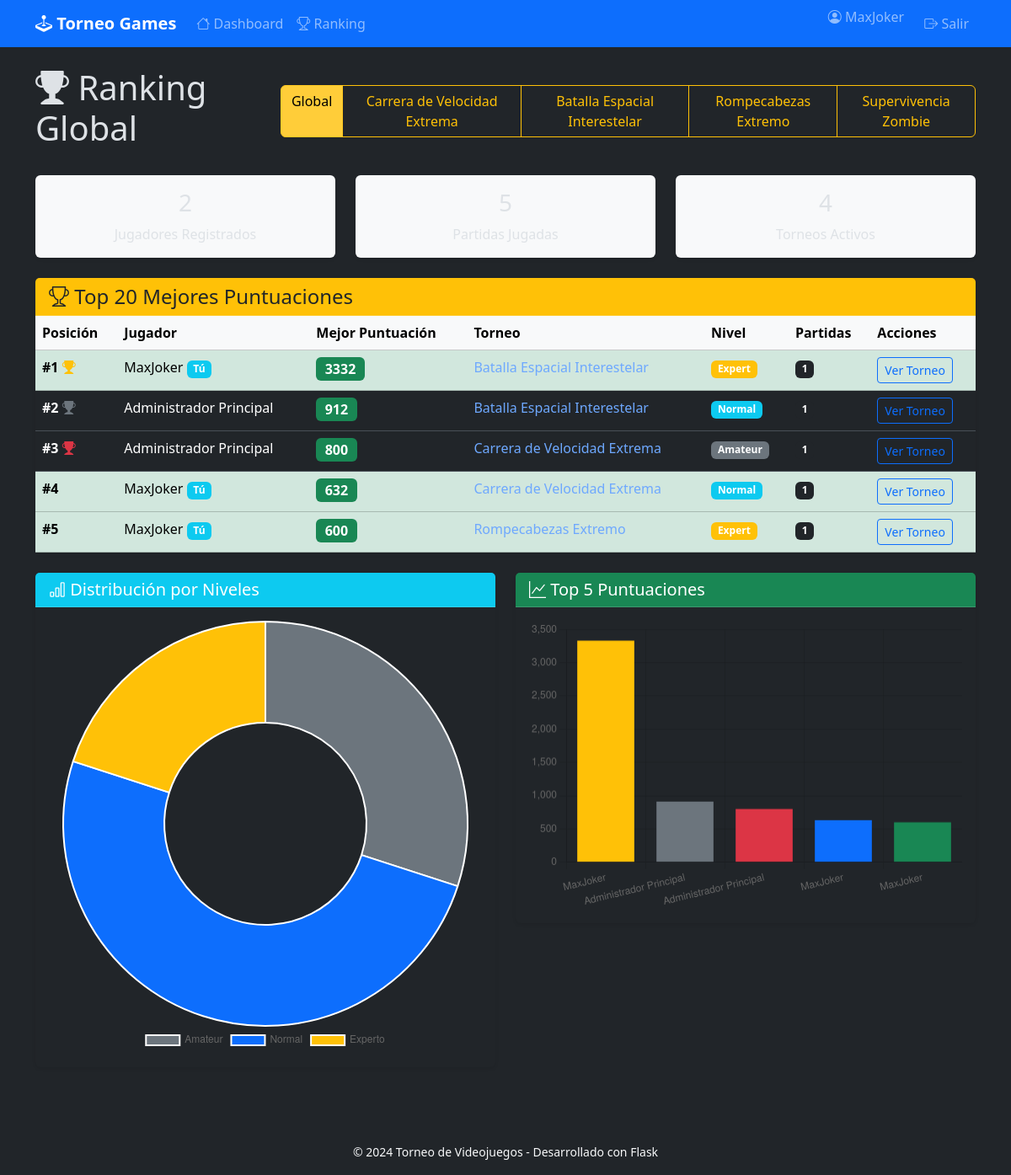
The page /ranking (signed in) on the database its author committed.
### app/models.py (models this page shows, shortened)
class Usuario(db.Model, UserMixin):
    id = db.Column(db.Integer, primary_key=True)
    email = db.Column(db.String(100), unique=True, nullable=False)
    password = db.Column(db.String(200), nullable=False)
    nombre = db.Column(db.String(100), nullable=False)
    es_admin = db.Column(db.Boolean, default=False)
    fecha_registro = db.Column(db.DateTime, default=datetime.utcnow)  # Cambiado a utcnow
    participaciones = db.relationship('Participante', backref='usuario', lazy=True, cascade='all, delete-orphan')

class Juego(db.Model):
    id = db.Column(db.Integer, primary_key=True)
    nombre = db.Column(db.String(100), nullable=False)
    descripcion = db.Column(db.Text)
    fecha_creacion = db.Column(db.DateTime, default=datetime.utcnow)
    activo = db.Column(db.Boolean, default=True)
    participantes = db.relationship('Participante', backref='juego', lazy=True, cascade='all, delete-orphan')
    partidas = db.relationship('Partida', backref='juego', lazy=True, cascade='all, delete-orphan')

### app/routes.py (the view)
@main.route('/ranking')
@login_required
def ranking_global():
    ranking = db.session.query(
        Usuario.id.label('usuario_id'),
        Usuario.nombre,
        db.func.max(Partida.puntuacion).label('mejor_puntuacion'),
        Juego.nombre.label('juego_nombre'),
        Juego.id.label('juego_id'),
        Participante.nivel,
        db.func.count(Partida.id).label('total_partidas')
    ).join(Participante, Participante.usuario_id == Usuario.id) \
        .join(Partida, Partida.participante_id == Participante.id) \
        .join(Juego, Juego.id == Partida.juego_id) \
        .group_by(Usuario.id, Juego.id) \
        .order_by(db.desc('mejor_puntuacion')) \
        .limit(20).all()
    total_jugadores = Usuario.query.count()
    total_partidas = Partida.query.count()
    juegos_activos_list = Juego.query.filter_by(activo=True).all()
    return render_template('ranking.html',
                           ranking=ranking,
                           total_jugadores=total_jugadores,
                           total_partidas=total_partidas,
                           juegos_activos=len(juegos_activos_list),
                           juegos_activos_list=juegos_activos_list)

### app/templates/ranking.html (shortened to what this page needs)
{% extends "base.html" %}
{% block content %}
<div class="d-flex justify-content-between align-items-center mb-4">
    <h1><i class="bi bi-trophy-fill"></i> Ranking Global</h1>
    <div class="btn-group">
        <a href="{{ url_for('main.ranking_global') }}" class="btn btn-warning active">Global</a>
        {% for juego in juegos_activos_list %}
        <a href="{{ url_for('main.ranking_juego', juego_id=juego.id) }}" class="btn btn-outline-warning">
            {{ juego.nombre }}
        </a>
        {% endfor %}
    </div>
</div>
<div class="row mb-4">
    <div class="col-md-4">
        <div class="card bg-light">
            <div class="card-body text-center">
                <h3>{{ total_jugadores }}</h3>
                <p class="mb-0">Jugadores Registrados</p>
            </div>
        </div>
    </div>
    <div class="col-md-4">
        <div class="card bg-light">
            <div class="card-body text-center">
                <h3>{{ total_partidas }}</h3>
                <p class="mb-0">Partidas Jugadas</p>
            </div>
        </div>
    </div>
    <div class="col-md-4">
        <div class="card bg-light">
            <div class="card-body text-center">
                <h3>{{ juegos_activos }}</h3>
                <p class="mb-0">Torneos Activos</p>
            </div>
        </div>
    </div>
</div>
<div class="card">
    <div class="card-header bg-warning text-dark">
        <h4 class="mb-0"><i class="bi bi-trophy"></i> Top 20 Mejores Puntuaciones</h4>
    </div>
    <div class="card-body p-0">
        {% if ranking %}
        <div class="table-responsive">
            <table class="table table-hover mb-0">
                <thead class="table-light">
                    <tr>
                        <th>Posición</th>
                        <th>Jugador</th>
                        <th>Mejor Puntuación</th>
                        <th>Torneo</th>
                        <th>Nivel</th>
                        <th>Partidas</th>
                        <th>Acciones</th>
                    </tr>
                </thead>
                <tbody>
                    {% for item in ranking %}
                    <tr class="{% if item.usuario_id == current_user.id %}table-success{% endif %}
                               {% if loop.index <= 3 %}ranking-top-{{ loop.index }}{% endif %}">
                        <td>
                            <strong>#{{ loop.index }}</strong>
                            {% if loop.index == 1 %}
                            <i class="bi bi-trophy-fill text-warning"></i>
                            {% elif loop.index == 2 %}
                            <i class="bi bi-trophy-fill text-secondary"></i>
                            {% elif loop.index == 3 %}
                            <i class="bi bi-trophy-fill text-danger"></i>
                            {% endif %}
                        </td>
                        <td>
                            {{ item.nombre }}
                            {% if item.usuario_id == current_user.id %}
                            <span class="badge bg-info">Tú</span>
                            {% endif %}
                        </td>
                        <td>
                            <span class="badge bg-success fs-6">{{ item.mejor_puntuacion }}</span>
                        </td>
                        <td>
                            <a href="{{ url_for('main.detalle_juego', juego_id=item.juego_id) }}"
                               class="text-decoration-none">
                                {{ item.juego_nombre }}
                            </a>
                        </td>
                        <td>
                            <span class="badge bg-{{ 'warning' if item.nivel == 'expert' else 'info' if item.nivel == 'normal' else 'secondary' }}">
                                {{ item.nivel|title }}
                            </span>
                        </td>
                        <td>
                            <span class="badge bg-dark">{{ item.total_partidas }}</span>
                        </td>
                        <td>
                            <a href="{{ url_for('main.ranking_juego', juego_id=item.juego_id) }}"
                               class="btn btn-sm btn-outline-primary">
                                Ver Torneo
                            </a>
                        </td>
                    </tr>
                    {% endfor %}
                </tbody>
            </table>
        </div>
        {% endif %}
    </div>
</div>
<div class="row mt-4">
    <div class="col-md-6">
        <div class="card">
            <div class="card-header bg-info text-white">
                <h5 class="mb-0"><i class="bi bi-bar-chart"></i> Distribución por Niveles</h5>
            </div>
            <div class="card-body">
                <canvas id="nivelesChart" height="200"></canvas>
            </div>
        </div>
    </div>
    <div class="col-md-6">
        <div class="card">
            <div class="card-header bg-success text-white">
                <h5 class="mb-0"><i class="bi bi-graph-up"></i> Top 5 Puntuaciones</h5>
            </div>
            <div class="card-body">
                <canvas id="topPuntuacionesChart" height="200"></canvas>
            </div>
        </div>
    </div>
</div>
{% endblock %}
{% block scripts %}
<script>
document.addEventListener('DOMContentLoaded', function() {
    // Datos para gráficas (simulados - en producción vendrían de la API)
    const nivelesData = {
        labels: ['Amateur', 'Normal', 'Experto'],
        datasets: [{
            data: [30, 50, 20],
            backgroundColor: ['#6c757d', '#0d6efd', '#ffc107']
        }]
    };
    const topPuntuacionesData = {
        labels: ['{{ ranking[0].nombre if ranking else "" }}', '{{ ranking[1].nombre if ranking|length > 1 else "" }}', '{{ ranking[2].nombre if ranking|length > 2 else "" }}', '{{ ranking[3].nombre if ranking|length > 3 else "" }}', '{{ ranking[4].nombre if ranking|length > 4 else "" }}'],
        datasets: [{
            label: 'Puntuación',
            data: [
                {{ ranking[0].mejor_puntuacion if ranking else 0 }},
                {{ ranking[1].mejor_puntuacion if ranking|length > 1 else 0 }},
                {{ ranking[2].mejor_puntuacion if ranking|length > 2 else 0 }},
                {{ ranking[3].mejor_puntuacion if ranking|length > 3 else 0 }},
                {{ ranking[4].mejor_puntuacion if ranking|length > 4 else 0 }}
            ],
            backgroundColor: ['#ffc107', '#6c757d', '#dc3545', '#0d6efd', '#198754']
        }]
    };
    // Gráfica de niveles
    const nivelesCtx = document.getElementById('nivelesChart');
    if (nivelesCtx) {
        new Chart(nivelesCtx, {
            type: 'doughnut',
            data: nivelesData,
            options: {
                responsive: true,
                plugins: {
                    legend: {
                        position: 'bottom'
                    }
                }
            }
        });
    }
    // Gráfica de top puntuaciones
    const topCtx = document.getElementById('topPuntuacionesChart');
    if (topCtx) {
        new Chart(topCtx, {
            type: 'bar',
            data: topPuntuacionesData,
            options: {
                responsive: true,
                plugins: {
                    legend: {
                        display: false
                    }
                },
                scales: {
                    y: {
                        beginAtZero: true
                    }
                }
            }
        });
    }
});
</script>
{% endblock %}

### app/templates/base.html (shortened to what this page needs)
<!DOCTYPE html>
<html lang="es" data-bs-theme="dark">
<head>
    <link href="https://cdn.jsdelivr.net/npm/bootstrap@5.3.2/dist/css/bootstrap.min.css" rel="stylesheet">
    <link rel="stylesheet" href="https://cdn.jsdelivr.net/npm/bootstrap-icons@1.11.1/font/bootstrap-icons.css">
</head>
<body>
    <nav class="navbar navbar-expand-lg navbar-dark bg-primary">
        <div class="container">
            <a class="navbar-brand" href="{{ url_for('main.dashboard') }}">
                <i class="bi bi-joystick"></i> Torneo Games
            </a>
            <div class="collapse navbar-collapse" id="navbarNav">
                {% if current_user.is_authenticated %}
                <ul class="navbar-nav me-auto">
    <li class="nav-item">
        <a class="nav-link" href="{{ url_for('main.dashboard') }}">
            <i class="bi bi-house"></i> Dashboard
        </a>
    </li>
    <li class="nav-item">
        <a class="nav-link" href="{{ url_for('main.ranking_global') }}">
            <i class="bi bi-trophy"></i> Ranking
        </a>
    </li>
</ul>
                <ul class="navbar-nav">
                    <li class="nav-item">
                        <span class="navbar-text me-3">
                            <i class="bi bi-person-circle"></i> {{ current_user.nombre }}
                        </span>
                    </li>
                    <li class="nav-item">
                        <a class="nav-link" href="{{ url_for('auth.logout') }}">
                            <i class="bi bi-box-arrow-right"></i> Salir
                        </a>
                    </li>
                </ul>
                {% endif %}
            </div>
        </div>
    </nav>
    <main class="container py-4">
        {% block content %}{% endblock %}
    </main>
    <footer class="bg-dark text-light py-3 mt-5">
        <div class="container text-center">
            <small>&copy; 2024 Torneo de Videojuegos - Desarrollado con Flask</small>
        </div>
    </footer>
    {% block scripts %}{% endblock %}
</body>
</html>

### app/templates/base.html (style rules this page uses)
.navbar-brand { font-weight: 600; }
.card { border: none; box-shadow: 0 0.125rem 0.25rem rgba(0, 0, 0, 0.075); }

### app/templates/ranking.html (style rules this page uses)
.ranking-top-1 { background: linear-gradient(45deg, #fff3cd, #ffecb5) !important; }
.ranking-top-2 { background: linear-gradient(45deg, #e2e3e5, #d6d8db) !important; }
.ranking-top-3 { background: linear-gradient(45deg, #f8d7da, #f5c6cb) !important; }

### rows shown on the page
Usuario: nombre "MaxJoker", shows "Tú", mejor_puntuacion "3332", juego_nombre "Batalla Espacial Interestelar", nivel "Expert", total_partidas "1", mejor_puntuacion "632", juego_nombre "Carrera de Velocidad Extrema", nivel "Normal", mejor_puntuacion "600", juego_nombre "Rompecabezas Extremo"
Juego: nombre "Carrera de Velocidad Extrema"
Juego: nombre "Batalla Espacial Interestelar"
Juego: nombre "Rompecabezas Extremo"
Juego: nombre "Supervivencia Zombie"
Usuario: nombre "Administrador Principal", mejor_puntuacion "912", juego_nombre "Batalla Espacial Interestelar", nivel "Normal", total_partidas "1", mejor_puntuacion "800", juego_nombre "Carrera de Velocidad Extrema", nivel "Amateur"

### other values the page prints
{{ total_jugadores }} "2"
{{ total_partidas }} "5"
{{ juegos_activos }} "4"
chart data {{ ranking[0].nombre if ranking else "" }} MaxJoker
chart data {{ ranking[1].nombre if ranking|length > 1 else "" }} Administrador Principal
chart data {{ ranking[2].nombre if ranking|length > 2 else "" }} Administrador Principal
chart data {{ ranking[3].nombre if ranking|length > 3 else "" }} MaxJoker
